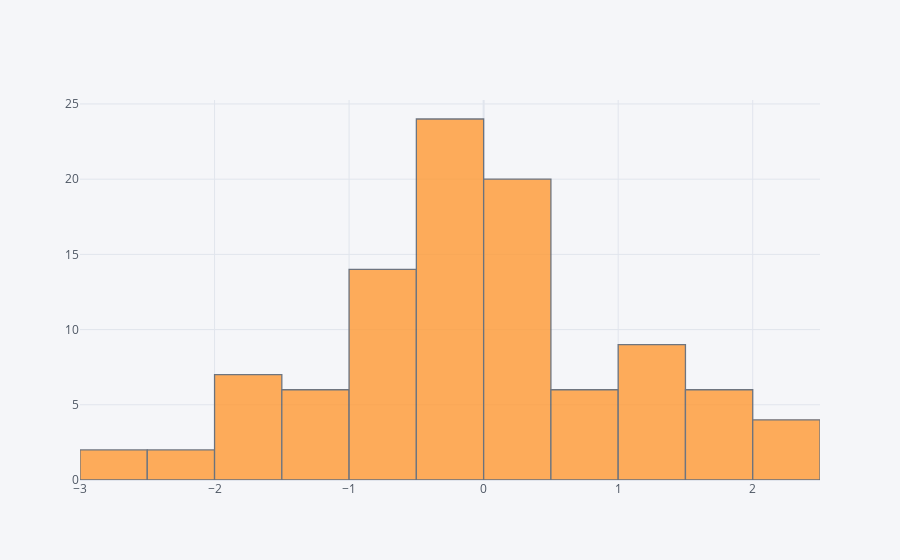

The code cell stored with this chart in its notebook:
### Markdown cell above
## histogram

### Code cell
df['A'].iplot(kind='hist',bins=25)

### Figure 1 — Plotly figure (JSON) as saved in the notebook; plotly's stock layout.template omitted (floating-point values rounded to 4 significant figures)
{"data": [{"histfunc": "count", "histnorm": "", "marker": {"color": "rgba(255, 153, 51, 1.0)", "line": {"color": "#4D5663", "width": 1.3}}, "name": "A", "nbinsx": 25, "opacity": 0.8, "orientation": "v", "type": "histogram", "x": [0.3706, -0.6678, 1.138, -0.6756, 1.726, -0.7347, -0.9562, 0.02515, -0.1173, -0.8876, 0.7879, 1.165, 1.294, -1.066, -0.0926, -0.516, -0.8328, -1.375, 0.4202, 0.1471, 0.2521, -0.1892, -2.718, -2.487, -1.022, 0.2464, -0.1077, 0.3558, 0.03157, 0.17, -0.9575, -0.2153, 0.5237, 1.942, 1.074, 0.08713, -0.3711, -1.145, 2.13, -0.9694, -0.187, 2.209, 1.488, 2.214, 0.6384, -1.928, -0.4512, -0.06721, -1.812, -0.6416, -0.09213, -0.1102, -0.2886, 0.1726, -0.3453, -0.13, -0.4378, -1.876, -1.719, 0.09368, 0.47, -2.841, 1.705, 0.2026, -0.4206, 0.8391, -0.5043, 0.4732, 0.1931, 0.4716, 1.891, -1.335, -0.1177, 1.657, -1.557, -0.5681, -0.5344, 0.19, 0.7565, 1.987, -0.3282, -2.127, -0.3968, -0.3051, -1.258, -0.1773, -1.54, -0.5614, -1.967, -0.3826, 1.15, 0.2576, 1.214, -0.4162, 2.13, 1.326, -0.4405, 0.4812, 0.584, 1.077]}], "layout": {"barmode": "overlay", "legend": {"bgcolor": "#F5F6F9", "font": {"color": "#4D5663"}}, "paper_bgcolor": "#F5F6F9", "plot_bgcolor": "#F5F6F9", "title": {"font": {"color": "#4D5663"}}, "xaxis": {"gridcolor": "#E1E5ED", "showgrid": true, "tickfont": {"color": "#4D5663"}, "title": {"font": {"color": "#4D5663"}, "text": ""}, "zerolinecolor": "#E1E5ED"}, "yaxis": {"gridcolor": "#E1E5ED", "showgrid": true, "tickfont": {"color": "#4D5663"}, "title": {"font": {"color": "#4D5663"}, "text": ""}, "zerolinecolor": "#E1E5ED"}}}
